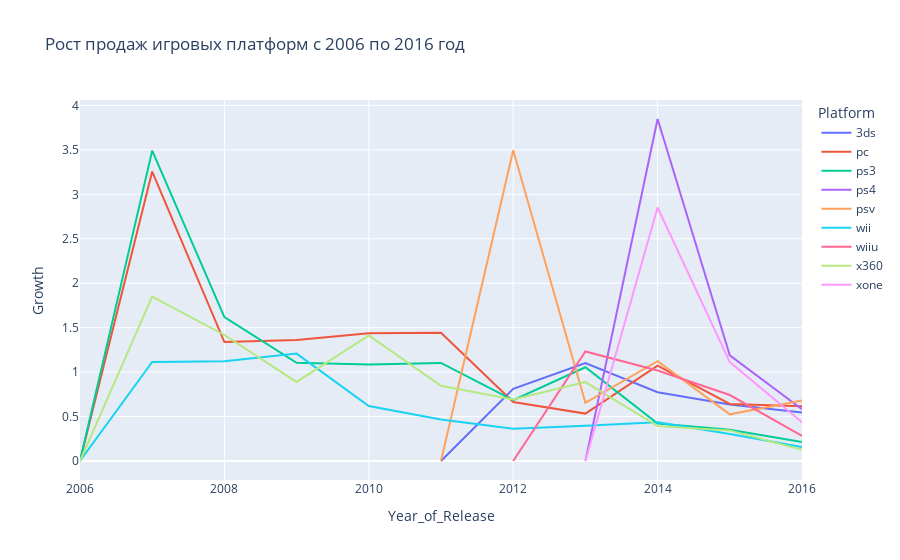

Source (notebook cell):
### Code cell
fig = px.line(games_growth, x="Year_of_Release", y="Growth", color='Platform', 
              title='Рост продаж игровых платформ с 2006 по 2016 год')

iplot(fig, show_link = False)

### Figure 1 — Plotly figure (JSON) as saved in the notebook; plotly's stock layout.template omitted (floating-point values rounded to 4 significant figures)
{"data": [{"hovertemplate": "Platform=3ds<br>Year_of_Release=%{x}<br>Growth=%{y}<extra></extra>", "legendgroup": "3ds", "line": {"color": "#636efa", "dash": "solid"}, "mode": "lines", "name": "3ds", "orientation": "v", "showlegend": true, "type": "scatter", "x": [2011, 2012, 2013, 2014, 2015, 2016], "xaxis": "x", "y": [0, 0.8127, 1.101, 0.7736, 0.6348, 0.545], "yaxis": "y"}, {"hovertemplate": "Platform=pc<br>Year_of_Release=%{x}<br>Growth=%{y}<extra></extra>", "legendgroup": "pc", "line": {"color": "#EF553B", "dash": "solid"}, "mode": "lines", "name": "pc", "orientation": "v", "showlegend": true, "type": "scatter", "x": [2006, 2007, 2008, 2009, 2010, 2011, 2012, 2013, 2014, 2015, 2016], "xaxis": "x", "y": [0, 3.256, 1.338, 1.362, 1.436, 1.443, 0.6629, 0.5332, 1.073, 0.6416, 0.6162], "yaxis": "y"}, {"hovertemplate": "Platform=ps3<br>Year_of_Release=%{x}<br>Growth=%{y}<extra></extra>", "legendgroup": "ps3", "line": {"color": "#00cc96", "dash": "solid"}, "mode": "lines", "name": "ps3", "orientation": "v", "showlegend": true, "type": "scatter", "x": [2006, 2007, 2008, 2009, 2010, 2011, 2012, 2013, 2014, 2015, 2016], "xaxis": "x", "y": [0, 3.492, 1.619, 1.105, 1.086, 1.103, 0.6848, 1.055, 0.4217, 0.3522, 0.214], "yaxis": "y"}, {"hovertemplate": "Platform=ps4<br>Year_of_Release=%{x}<br>Growth=%{y}<extra></extra>", "legendgroup": "ps4", "line": {"color": "#ab63fa", "dash": "solid"}, "mode": "lines", "name": "ps4", "orientation": "v", "showlegend": true, "type": "scatter", "x": [2013, 2014, 2015, 2016], "xaxis": "x", "y": [0, 3.848, 1.189, 0.5824], "yaxis": "y"}, {"hovertemplate": "Platform=psv<br>Year_of_Release=%{x}<br>Growth=%{y}<extra></extra>", "legendgroup": "psv", "line": {"color": "#FFA15A", "dash": "solid"}, "mode": "lines", "name": "psv", "orientation": "v", "showlegend": true, "type": "scatter", "x": [2011, 2012, 2013, 2014, 2015, 2016], "xaxis": "x", "y": [0, 3.497, 0.6541, 1.124, 0.5252, 0.68], "yaxis": "y"}, {"hovertemplate": "Platform=wii<br>Year_of_Release=%{x}<br>Growth=%{y}<extra></extra>", "legendgroup": "wii", "line": {"color": "#19d3f3", "dash": "solid"}, "mode": "lines", "name": "wii", "orientation": "v", "showlegend": true, "type": "scatter", "x": [2006, 2007, 2008, 2009, 2010, 2011, 2012, 2013, 2014, 2015, 2016], "xaxis": "x", "y": [0, 1.114, 1.121, 1.208, 0.6182, 0.4662, 0.364, 0.3957, 0.4366, 0.304, 0.1579], "yaxis": "y"}, {"hovertemplate": "Platform=wiiu<br>Year_of_Release=%{x}<br>Growth=%{y}<extra></extra>", "legendgroup": "wiiu", "line": {"color": "#FF6692", "dash": "solid"}, "mode": "lines", "name": "wiiu", "orientation": "v", "showlegend": true, "type": "scatter", "x": [2012, 2013, 2014, 2015, 2016], "xaxis": "x", "y": [0, 1.233, 1.018, 0.7422, 0.2813], "yaxis": "y"}, {"hovertemplate": "Platform=x360<br>Year_of_Release=%{x}<br>Growth=%{y}<extra></extra>", "legendgroup": "x360", "line": {"color": "#B6E880", "dash": "solid"}, "mode": "lines", "name": "x360", "orientation": "v", "showlegend": true, "type": "scatter", "x": [2006, 2007, 2008, 2009, 2010, 2011, 2012, 2013, 2014, 2015, 2016], "xaxis": "x", "y": [0, 1.848, 1.418, 0.8893, 1.414, 0.846, 0.6934, 0.8881, 0.3922, 0.3443, 0.1271], "yaxis": "y"}, {"hovertemplate": "Platform=xone<br>Year_of_Release=%{x}<br>Growth=%{y}<extra></extra>", "legendgroup": "xone", "line": {"color": "#FF97FF", "dash": "solid"}, "mode": "lines", "name": "xone", "orientation": "v", "showlegend": true, "type": "scatter", "x": [2013, 2014, 2015, 2016], "xaxis": "x", "y": [0, 2.852, 1.112, 0.4348], "yaxis": "y"}], "layout": {"legend": {"title": {"text": "Platform"}, "tracegroupgap": 0}, "title": {"text": "Рост продаж игровых платформ с 2006 по 2016 год"}, "xaxis": {"anchor": "y", "domain": [0, 1], "title": {"text": "Year_of_Release"}}, "yaxis": {"anchor": "x", "domain": [0, 1], "title": {"text": "Growth"}}}}
